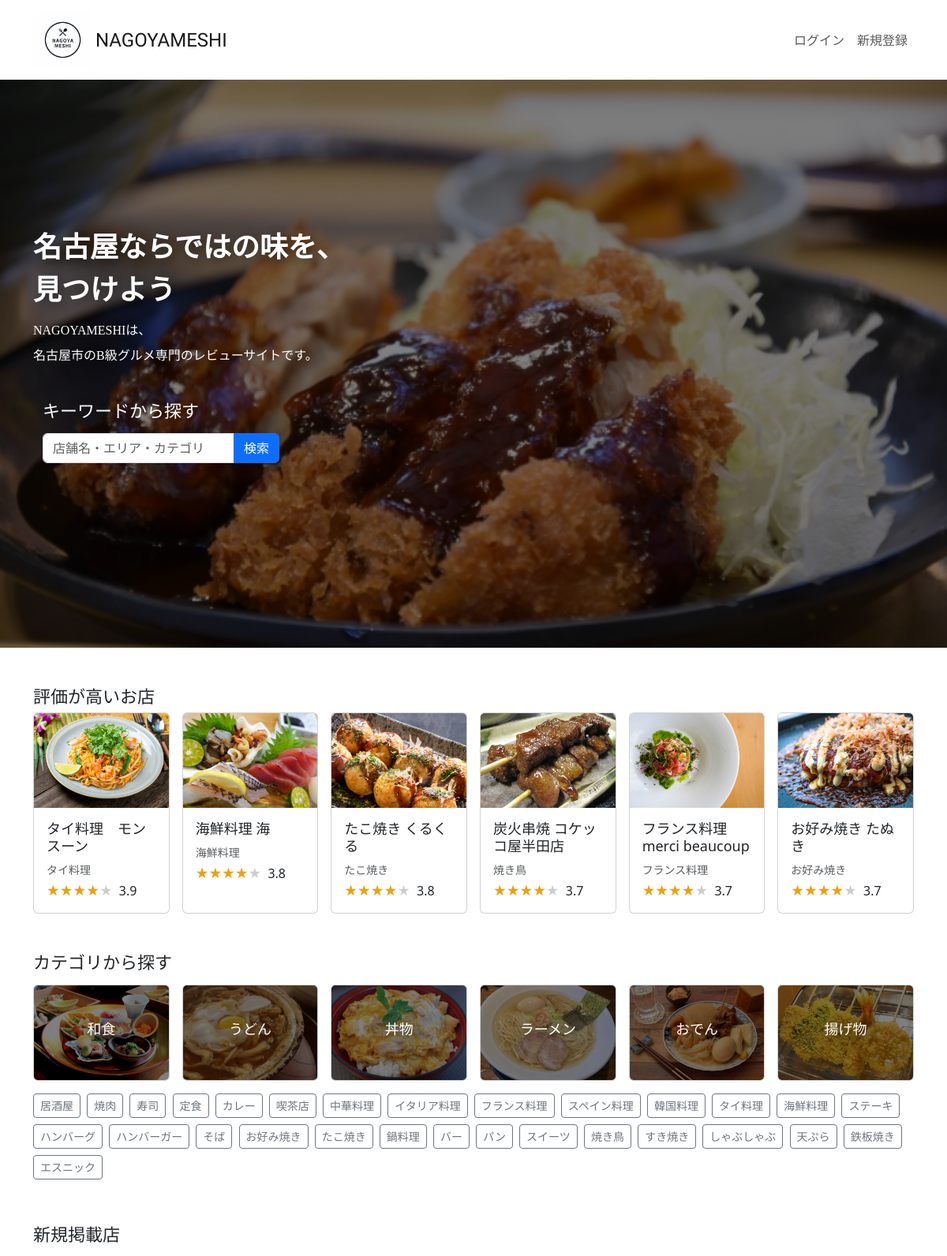
The page / (upper part) on the database its author committed.
### restaurant/models.py (models this page shows, shortened)
class Restaurant(models.Model):
    name = models.CharField(verbose_name='店舗名', max_length=64)
    description = models.CharField(verbose_name='説明', max_length=128)
    price_min = models.IntegerField(verbose_name="最低金額", default=1000)
    price_max = models.IntegerField(verbose_name="最高金額", default=5000)
    zip_code = models.CharField(verbose_name='郵便番号', max_length=32)
    address = models.CharField(verbose_name='住所', max_length=128)
    open_time = models.TimeField(verbose_name="開店時間", default="17:00")
    close_time = models.TimeField(verbose_name="閉店時間", default="21:00")
    close_day_of_week = models.PositiveIntegerField(verbose_name='定休日', default=0)
    seats_number = models.PositiveIntegerField(verbose_name='座席数', default=10)
    category = models.ForeignKey(Category, verbose_name='カテゴリー', on_delete=models.PROTECT)
    photo = models.ImageField(verbose_name='写真', blank=True, null=True)
    created_at = models.DateTimeField(verbose_name='作成日時', auto_now_add=True)
    updated_at = models.DateTimeField(verbose_name='更新日時', auto_now=True)
    class Meta:
        verbose_name = 'レストラン'
        verbose_name_plural = 'レストラン'

class Category(models.Model):
    name = models.CharField(verbose_name='カテゴリー名', max_length=64)
    photo = models.ImageField(verbose_name='写真', blank=True, null=True)
    class Meta:
        verbose_name = 'カテゴリー'
        verbose_name_plural = 'カテゴリー'
    def __str__(self):
        return self.name

### restaurant/views.py (the view)
# urls.py: path("", views.TopPageView.as_view(), name="top_page"),
class TopPageView(generic.TemplateView):
    template_name = "top_page.html"
    def get_context_data(self, **kwargs):
        if 'price_min_session' in self.request.session:
            self.request.session['price_min_session'] = 0
        if 'price_max_session' in self.request.session:
            self.request.session['price_max_session'] = 0
        if 'keyword_session' in self.request.session:
            self.request.session['keyword_session'] = ''
        if 'category_session' in self.request.session:
            self.request.session['category_session'] = ''
        if 'select_sort' in self.request.session:
            self.request.session['select_sort'] = 'created_at'
        context = super().get_context_data(**kwargs)
        category_list = models.Category.objects.all()
        new_restaurant_list = models.Restaurant.objects.all().order_by("-created_at")[:6]
        review_list = models.Review.objects.values("restaurant").annotate(rate_ave=Avg("rate")).order_by("-rate_ave")[:6]
        restaurant_list = []
        for review in review_list:
            val = models.Restaurant.objects.filter(pk=review['restaurant']).get()
            val.rate_ave = review['rate_ave']
            restaurant_list.append(val)
        context.update({
            'category_list': category_list,
            'new_restaurant_list': new_restaurant_list,
            'restaurant_list': restaurant_list,
        })
        return context

### restaurant/templates/top_page.html (shortened to what this page needs)
{% extends 'layout/base.html' %}
{% load static %}
{% block stylesheet %}
<link rel="stylesheet" href="https://cdn.jsdelivr.net/npm/swiper@8/swiper-bundle.min.css">
{% endblock %}
{% block content %}
<main>
  <div>
    <div class="swiper">
      <div class="swiper-wrapper">
        <div class="swiper-slide"><img src="{% static 'images/main/main1.jpg' %}"></div>
          <div class="swiper-slide"><img src="{% static 'images/main/main3.jpg' %}"></div>
          <div class="d-flex align-items-center overlay-background">
            <div class="container nagoyameshi-containeroverlay-text">
              <h1 class="text-white catchphrase-heading">名古屋ならではの味を、<br>見つけよう</h1>
              <p class="text-white catchphrase-paragraph">NAGOYAMESHIは、<br>名古屋市のB級グルメ専門のレビューサイトです。</p>
              <div class="mb-4 py-4 text-white w-75">
                <div class="container nagoyameshi-container">
                  <h2 class="mb-3">キーワードから探す</h2>
                    <form method="GET" action="{% url 'restaurant_search' %}" class="user-search-box">
                          <div class="input-group">
                            <input type="text" class="form-control" placeholder="店舗名・エリア・カテゴリ" name="keyword">
                            <button type="submit" class="btn btn-primary text-white shadow-sm">検索</button>
                          </div>
                    </form>
                </div>
              </div>
            </div>
        </div>
      </div>
    </div>
   </div>
  <div class="container nagoyameshi-container">
    <h2 class="mt-5 ">評価が高いお店</h2>
      <div class="row row-cols-xl-6 row-cols-md-3 row-cols-2 g-3 mb-5">
        {% for restaurant in restaurant_list %}
          <div class="col">
              <a href=" {% url 'restaurant_detail' restaurant.id %}" class="link-dark card-link">
                    <div class="card h-100">
                      {% if restaurant.photo %}
                      <img src="{{ restaurant.photo.url }}" class="card-img-top vertical-card-image">
                      {% endif %}
                        <div class="card-body">
                          <h3 class="card-title">{{ restaurant.name }}</h3>
                            <div class="text-muted small mb-1">
                              <div class="d-inline-block">
                                {{ restaurant.category }}
                              </div>
                            </div>
                              <p class="card-text">
                                  <span class="star-rating me-1" data-rate="{{ restaurant.rate_ave|floatformat:0 }}"></span>
                                  {{ restaurant.rate_ave|floatformat }}
                              </p>
                            </div>
                        </div>
                </a>
          </div>
  {% endfor %}
</div>
    <h2 class="mb-3">カテゴリから探す</h2>
      <div class="row row-cols-xl-6 row-cols-md-3 row-cols-2 g-3 mb-3">
        {% for category in category_list %}
        {% if forloop.counter < 7 %}
          <div class="col">
            <a href="{% url 'restaurant_search' %}?category={{ category.name }}&search_type=category" class="card-link">
              <div class="card text-white">
                {% if category.photo %}
                  <img src="{{ category.photo.url }} " class="card-img vertical-card-image" alt="{{ category.name }}">
                {% endif %}
                   <div class="card-img-overlay d-flex justify-content-center align-items-center overlay-background">
                      <h3 class="card-title category-name">{{ category.name }}</h3>
                   </div>
              </div>
            </a>
          </div>
        {% endif %}
        {% endfor %}
      </div>
  <div class="mb-5">
      {% for category in category_list %}
      {% if forloop.counter > 6 %}
        <a href="{% url 'restaurant_search' %}?category={{ category.name }}&search_type=category" class="btn btn-outline-secondary btn-sm me-1 mb-2">{{ category.name }}</a>
      {% endif %}
      {% endfor %}
  </div>
      <h2 class="mb-3">新規掲載店</h2>
        <div class="row row-cols-xl-6 row-cols-md-3 row-cols-2 g-3 mb-5">
        </div>
  </div>
</main>
{% endblock %}

### static/css/nagoyameshi.css (style rules this page uses)
h1 { font-size: 1.5rem; }
h2 { font-size: 1.375rem; }
h3 { font-size: 1.125rem; }
.user-search-box { max-width: 300px; }
a { text-decoration: none !important; }
.vertical-card-image { width: 100%; height: 120px; object-fit: cover; }
.swiper { width: 100%; height: 90vh; }
.swiper img { width: 100%; height: 90vh; object-fit: cover; }
.overlay-background { position: absolute; width: 100%; height: 100%; background-color: rgba(0, 0, 0, 0.5); z-index: 10; }
.catchphrase-heading { font-size: 36px; line-height: 1.5; font-family: 'Noto Serif JP', serif; font-weight: 600; text-shadow: 0.25rem 0.25rem 1rem rgb(0 0 0 / 60%); }
.catchphrase-paragraph { font-size: 16px; line-height: 2; font-family: 'Noto Serif JP', serif; font-weight: 400; text-shadow: 0.25rem 0.25rem 1rem rgb(0 0 0 / 60%); }
.card-link { transition: 0.3s; }
.category-name { text-shadow: 0.25rem 0.25rem 1rem rgb(0 0 0 / 60%); }
.star-rating { position: relative; z-index: 0; display: inline-block; white-space: nowrap; color: #CCCCCC; }
.star-rating:before, .star-rating:after { content: '★★★★★'; }
.star-rating:after { position: absolute; z-index: 1; top: 0; left: 0; overflow: hidden; white-space: nowrap; color: #F29F05; }
.star-rating[data-rate="4"]:after { width: 80%; }

### rows shown on the page
Restaurant: photo (picture), name "タイ料理 モンスーン", category "タイ料理", rate_ave "3.9"
Restaurant: photo (picture), name "海鮮料理 海", category "海鮮料理", rate_ave "3.8"
Restaurant: photo (picture), name "たこ焼き くるくる", category "たこ焼き", rate_ave "3.8"
Restaurant: photo (picture), name "炭火串焼 コケッコ屋半田店", category "焼き鳥", rate_ave "3.7"
Restaurant: photo (picture), name "フランス料理 merci beaucoup", category "フランス料理", rate_ave "3.7"
Restaurant: photo (picture), name "お好み焼き たぬき", category "お好み焼き", rate_ave "3.7"
Category: photo (picture), name "和食"
Category: photo (picture), name "うどん"
Category: photo (picture), name "丼物"
Category: photo (picture), name "ラーメン"
Category: photo (picture), name "おでん"
Category: photo (picture), name "揚げ物"
Category: name "居酒屋"
Category: name "焼肉"
Category: name "寿司"
Category: name "定食"
Category: name "カレー"
Category: name "喫茶店"
Category: name "中華料理"
Category: name "イタリア料理"
Category: name "フランス料理"
Category: name "スペイン料理"
Category: name "韓国料理"
Category: name "タイ料理"
Category: name "海鮮料理"
Category: name "ステーキ"
Category: name "ハンバーグ"
Category: name "ハンバーガー"
Category: name "そば"
Category: name "お好み焼き"
Category: name "たこ焼き"
Category: name "鍋料理"
Category: name "バー"
Category: name "パン"
Category: name "スイーツ"
Category: name "焼き鳥"
Category: name "すき焼き"
Category: name "しゃぶしゃぶ"
Category: name "天ぷら"
Category: name "鉄板焼き"
Category: name "エスニック"
